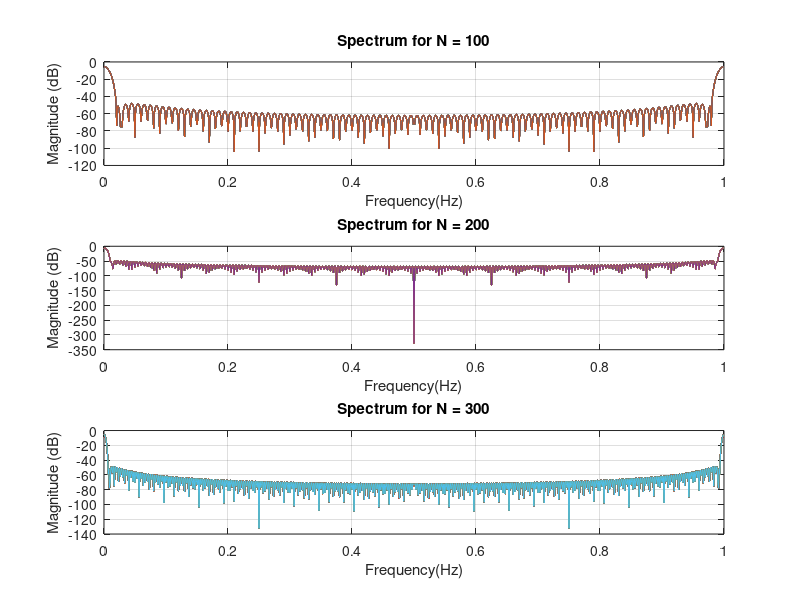

MATLAB code for this plot:
%Specify the parameters
N_values=[100,200,300];
DFT_size=1024;
fs=1000;        %Sampling rate
F=100;          %Signal Frequency
time=(0:(DFT_size-1))/fs;
%Define the signal and windowing
signal=ones(1,1024);
plot(time, signal);
grid on;
for i=1:length(N_values)
    window=hamming(N_values(i));
    windowed_signal=window.*signal(1:N_values(i));

    %Compute the DFT
    signal_DFT=fft(windowed_signal, DFT_size);
    normalized=abs(signal_DFT)/N_values(i);

    %Make the frequency axis
    f=(0:(DFT_size-1))/DFT_size;

    %Plot the spectrum
    subplot(3,1,i);
    plot(f,20*log10(normalized));
    grid on;
    title(sprintf("Spectrum for N = %d", N_values(i)));
    xlabel("Frequency(Hz)");
    ylabel("Magnitude (dB)");
end